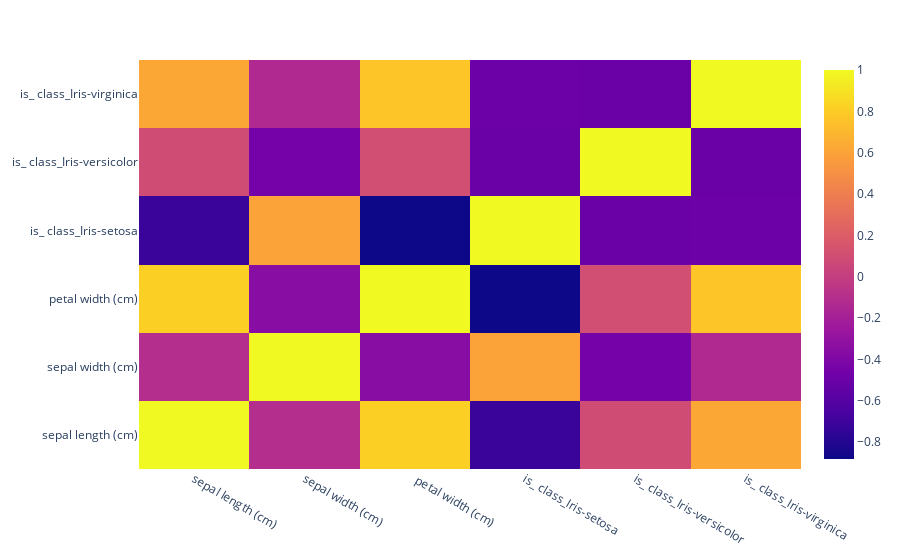

The code cell stored with this chart in its notebook:
### Code cell
# Prepare data for training with input rust functions expect
label_col = 2

# Normalize columns
# labels = encoded.iloc[:, label_col]
# max_per_col = encoded.abs().max().replace(0,1)
# encoded = (encoded / max_per_col)
# encoded.iloc[:, label_col] = labels

train_data, test_data = split_train_test(encoded, 0.9, True)

# Remove any encoded data of the same class
train_data_features = train_data.copy()
remove_encoded_category_data_and_label(train_data_features, feature_to_encoded_cols, label_col)

train_data_features_list = train_data_features.values.tolist()

# Data Correlation
corr = train_data_features.corr()
fig = px.imshow(corr, aspect="auto", origin='lower')
fig.show()

# Get labels
train_data_labels = train_data.iloc[:, label_col].values.tolist()
train_data_features

### Figure 1 — Plotly figure (JSON) as saved in the notebook; plotly's stock layout.template omitted (floating-point values rounded to 4 significant figures)
{"data": [{"coloraxis": "coloraxis", "hovertemplate": "x: %{x}<br>y: %{y}<br>color: %{z}<extra></extra>", "name": "0", "type": "heatmap", "x": ["sepal length (cm)", "sepal width (cm)", " petal width (cm)", "is_ class_Iris-setosa", "is_ class_Iris-versicolor", "is_ class_Iris-virginica"], "xaxis": "x", "y": ["sepal length (cm)", "sepal width (cm)", " petal width (cm)", "is_ class_Iris-setosa", "is_ class_Iris-versicolor", "is_ class_Iris-virginica"], "yaxis": "y", "z": [[1, -0.1046, 0.8139, -0.7162, 0.09205, 0.6195], [-0.1046, 1, -0.3525, 0.597, -0.4544, -0.1367], [0.8139, -0.3525, 1, -0.882, 0.1096, 0.7668], [-0.7162, 0.597, -0.882, 1, -0.4999, -0.4917], [0.09205, -0.4544, 0.1096, -0.4999, 1, -0.5084], [0.6195, -0.1367, 0.7668, -0.4917, -0.5084, 1]]}], "layout": {"coloraxis": {"colorscale": [[0, "#0d0887"], [0.1111, "#46039f"], [0.2222, "#7201a8"], [0.3333, "#9c179e"], [0.4444, "#bd3786"], [0.5556, "#d8576b"], [0.6667, "#ed7953"], [0.7778, "#fb9f3a"], [0.8889, "#fdca26"], [1, "#f0f921"]]}, "margin": {"t": 60}, "xaxis": {"anchor": "y", "domain": [0, 1]}, "yaxis": {"anchor": "x", "autorange": true, "domain": [0, 1]}}}
